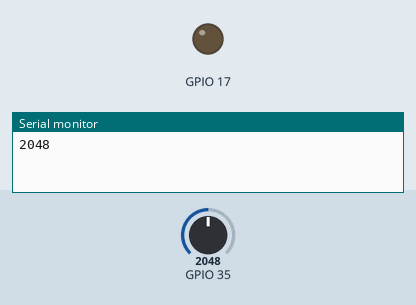
Recording of a sketch running on a simulated ESP32. On the bench: output pins drawn as LEDs (lit = HIGH), the last lines printed to the serial monitor. The test bench sets the inputs (shaded band); at power-on: GPIO 35 = 2048.

Above: at 4.8 s.
4.9 s: GPIO 35 set to 0
10.0 s: GPIO 35 set to 491
At 10.73 s:
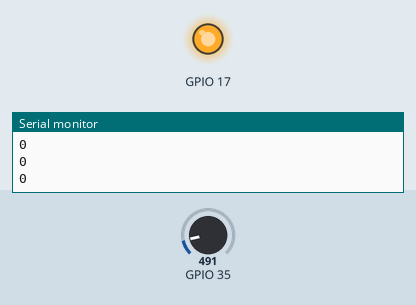
Timing chart, 0 to 21.1 s (numbered marks = the images above; inputs shaded):
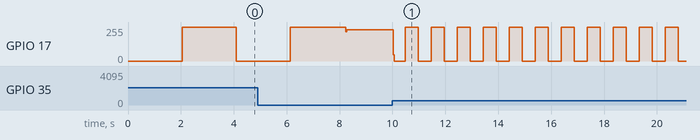

The sketch:

sketch_nov3a.ino
```cpp
int val = 0;
void setup() {
  // put your setup code here, to run once:
Serial.begin(115200);
pinMode(17, OUTPUT);
}

void loop() {
    val = analogRead(35);
    digitalWrite(17, 0);
  //delayMicroseconds(val);
  delay(val);
  digitalWrite(17, 1);
  delay(val);
  Serial.println(val);
 // delayMicroseconds(val);
  // put your main code here, to run repeatedly:

}
```

Measured:
- after the input at 10.0 s, GPIO 17: 235/255 → 46/255 at once, then repeats every 0.91 s: 0/255 0.42 s, 255/255 0.49 s
